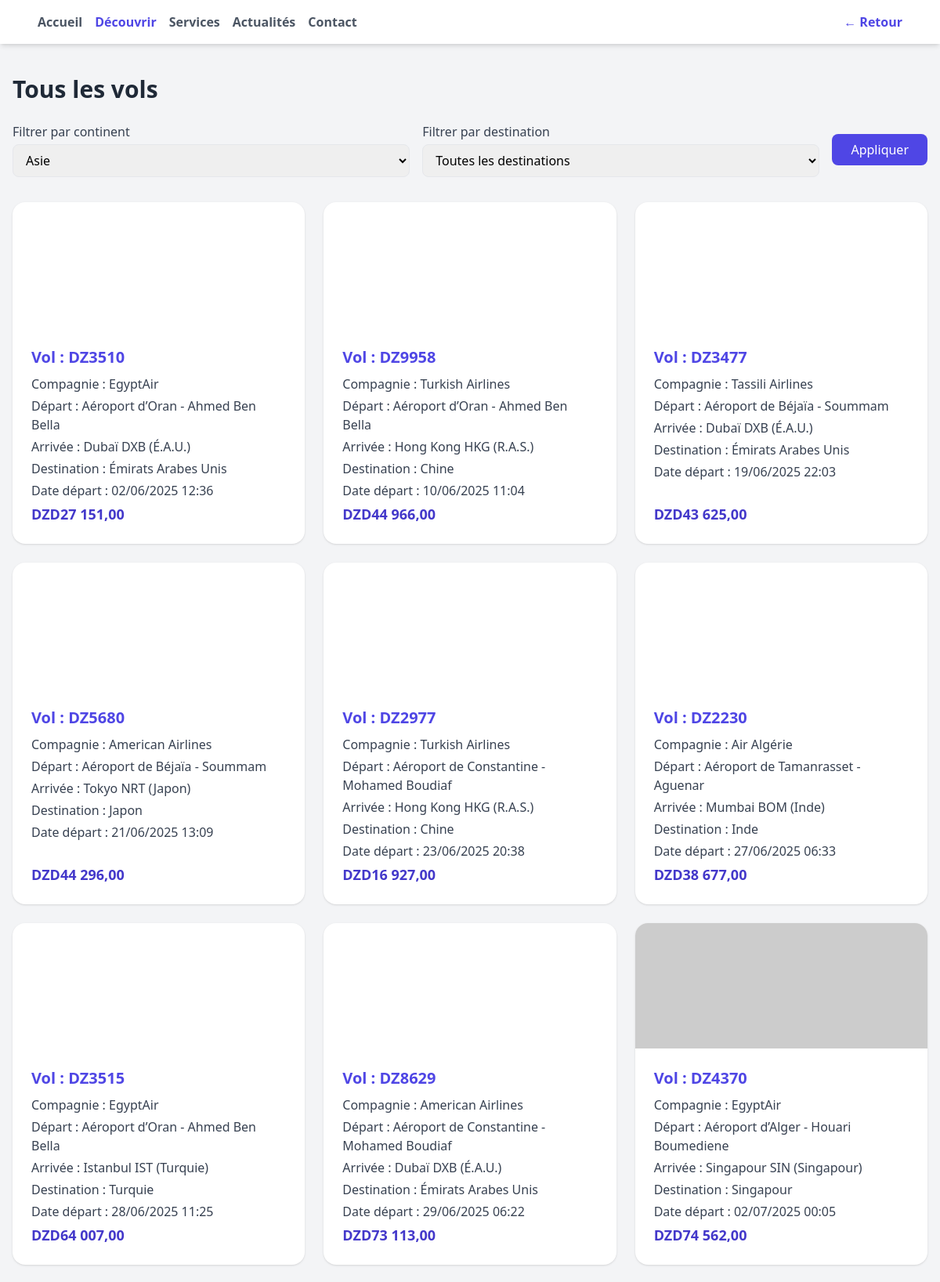
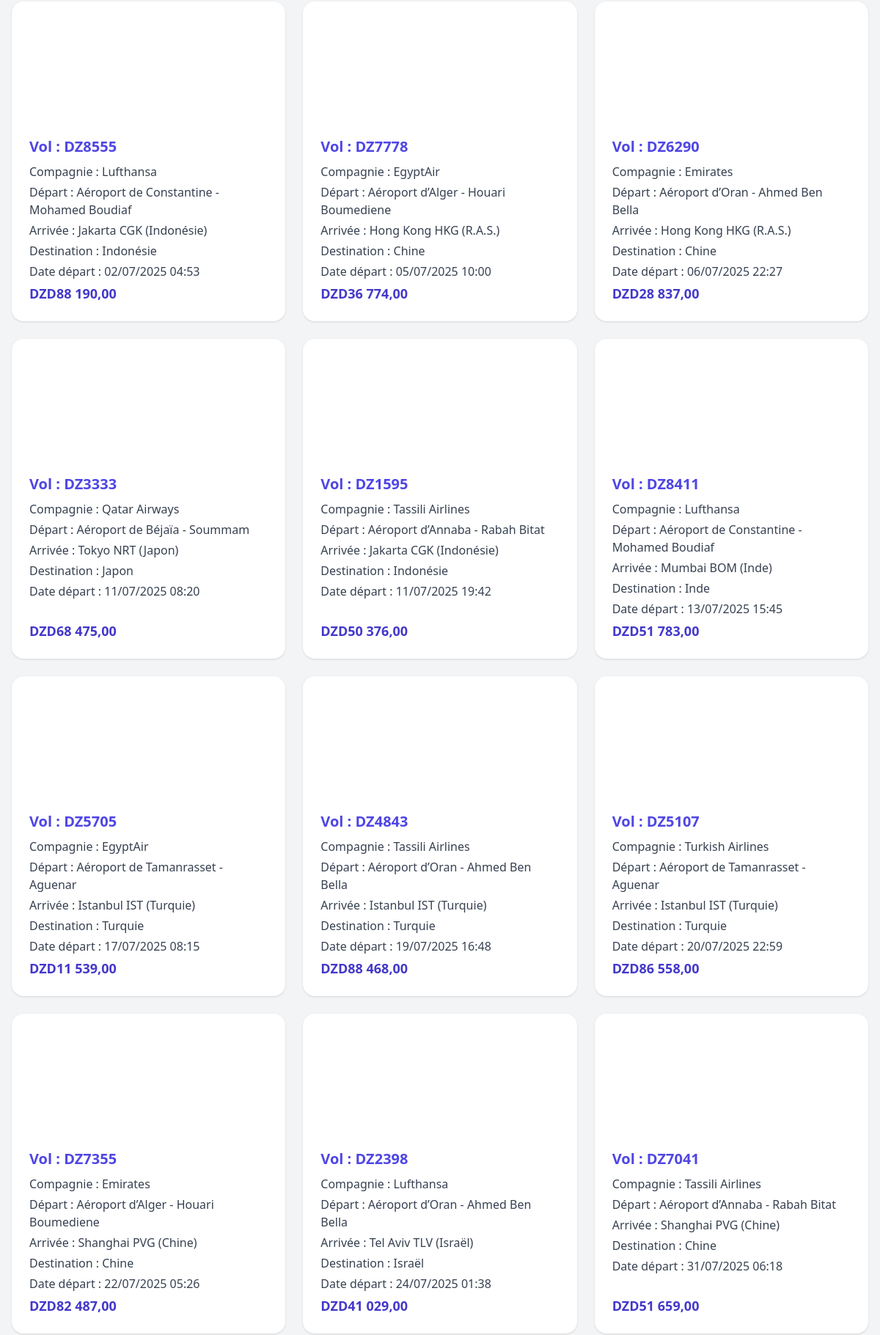
The app's page /pages/Discover.php?continent=Asie (signed in, upper part) with its own data (2 pictures, top to bottom).
### tables this page shows
CREATE TABLE IF NOT EXISTS `vol` (
  `id` int UNSIGNED NOT NULL AUTO_INCREMENT,
  `numero_vol` varchar(20) NOT NULL,
  `compagnie_aerienne` varchar(60) DEFAULT NULL,
  `aeroport_depart` varchar(80) DEFAULT NULL,
  `aeroport_arrivee` varchar(80) DEFAULT NULL,
  `destination` varchar(255) DEFAULT NULL,
  `continent` varchar(100) DEFAULT NULL,
  `date_depart` datetime NOT NULL,
  `date_arrivee` datetime NOT NULL,
  `type_vol` varchar(40) DEFAULT NULL,
  `prix` decimal(10,2) NOT NULL DEFAULT '0.00',
  `places_disponibles` int UNSIGNED NOT NULL DEFAULT '0',
  PRIMARY KEY (`id`),
  UNIQUE KEY `numero_vol` (`numero_vol`)
);

### pages/Discover.php (the view, shortened to what this page needs)
<?php
$db = new Database('localhost', 'root', '', 'pfe');
$conn = $db->getConnection();
$continentFilter   = $_GET['continent'] ?? '';
$continents = $conn->query("SELECT DISTINCT continent FROM vol ORDER BY continent")->fetch_all(MYSQLI_ASSOC);
$sql    = "SELECT * FROM vol WHERE 1";
$params = [];
$types  = '';
if ($continentFilter) {
    $sql       .= " AND continent = ?";
    $params[]  = $continentFilter;
    $types    .= 's';
}
$sql .= " ORDER BY date_depart ASC";
$stmt = $conn->prepare($sql);
if ($params) {
    $stmt->bind_param($types, ...$params);
}
$stmt->execute();
$flights = $stmt->get_result()->fetch_all(MYSQLI_ASSOC);
?>
<!DOCTYPE html>
<html lang="fr">
<head>
  <script src="https://cdn.tailwindcss.com"></script>
</head>
<body class="bg-gray-100 min-h-screen">
  <nav class="fixed top-0 left-0 right-0 bg-white backdrop-blur-md shadow-md z-50">
    <div class="max-w-7xl mx-auto px-6 md:px-12 py-4 flex justify-between items-center">
      <div class="flex items-center gap-4">
        <a href="welcome.php" class="text-gray-600 hover:text-gray-900 font-semibold">Accueil</a>
        <a href="Discover.php" class="text-indigo-600 font-bold">Découvrir</a>
        <a href="Services.php" class="text-gray-600 hover:text-gray-900 font-semibold">Services</a>
        <a href="Actualites.php" class="text-gray-600 hover:text-gray-900 font-semibold">Actualités</a>
        <a href="Contact.php" class="text-gray-600 hover:text-gray-900 font-semibold">Contact</a>
      </div>
      <a href="welcome.php" class="text-indigo-600 font-bold hover:text-indigo-800">&larr; Retour</a>
    </div>
  </nav>
  <main class="pt-24 max-w-7xl mx-auto px-4 py-8">
    <h1 class="text-3xl font-semibold text-gray-800 mb-6">Tous les vols</h1>
    <form method="GET" class="mb-8 flex flex-wrap gap-4 items-center">
      <div class="flex-1 min-w-[200px]">
        <label class="block text-gray-700 mb-1">Filtrer par continent</label>
        <select name="continent" class="w-full border rounded-lg px-3 py-2">
          <?php foreach ($continents as $c): ?>
            <option value="<?= htmlspecialchars($c['continent']) ?>" <?= $c['continent'] === $continentFilter ? 'selected' : '' ?> >
              <?= htmlspecialchars($c['continent']) ?>
            </option>
          <?php endforeach; ?>
        </select>
      </div>
      <div class="flex-1 min-w-[200px]">
        <label class="block text-gray-700 mb-1">Filtrer par destination</label>
        <select name="destination" class="w-full border rounded-lg px-3 py-2">
          <option value="">Toutes les destinations</option>
        </select>
      </div>
      <button type="submit" class="bg-indigo-600 text-white px-6 py-2 rounded-lg hover:bg-indigo-700 transition">Appliquer</button>
    </form>
    <?php if (empty($flights)): ?>
      <div class="text-center py-20">
        <p class="text-gray-500 text-lg">Aucun vol disponible pour ces critères.</p>
      </div>
    <?php else: ?>
      <div class="grid gap-6 md:grid-cols-2 lg:grid-cols-3">
        <?php foreach ($flights as $flight): ?>
          <?php
            $dest = ucfirst(strtolower($flight['destination']));
            $imgPath = $imageMap[$dest] ?? 'https://via.placeholder.com/400x300?text=' . urlencode($dest);
          ?>
          <div class="bg-white rounded-2xl overflow-hidden shadow hover:shadow-lg transition flex flex-col">
            <div class="h-40 bg-cover bg-center" style="background-image: url('<?= $imgPath ?>')"></div>
            <div class="p-6 flex flex-col flex-1">
              <h2 class="text-xl font-bold text-indigo-600 mb-2">Vol : <?= htmlspecialchars($flight['numero_vol']) ?></h2>
              <p class="text-gray-700 mb-1"><span class="font-medium">Compagnie :</span> <?= htmlspecialchars($flight['compagnie_aerienne']) ?></p>
              <p class="text-gray-700 mb-1"><span class="font-medium">Départ :</span> <?= htmlspecialchars($flight['aeroport_depart']) ?></p>
              <p class="text-gray-700 mb-1"><span class="font-medium">Arrivée :</span> <?= htmlspecialchars($flight['aeroport_arrivee']) ?></p>
              <p class="text-gray-700 mb-1"><span class="font-medium">Destination :</span> <?= htmlspecialchars($flight['destination']) ?></p>
              <p class="text-gray-700 mb-1"><span class="font-medium">Date départ :</span> <?= date('d/m/Y H:i', strtotime($flight['date_depart'])) ?></p>
              <div class="mt-auto">
                <p class="text-indigo-700 text-lg font-semibold">DZD<?= number_format($flight['prix'], 2, ',', ' ') ?></p>
              </div>
            </div>
          </div>
        <?php endforeach; ?>
      </div>
    <?php endif; ?>
  </main>
</body>
</html>

### records on screen
vol: numero_vol "DZ3510", compagnie_aerienne "EgyptAir", aeroport_depart "Aéroport d’Oran - Ahmed Ben Bella", aeroport_arrivee "Dubaï DXB (É.A.U.)", destination "Émirats Arabes Unis", date_depart "02/06/2025 12:36", prix "27 151,00"
vol: numero_vol "DZ9958", compagnie_aerienne "Turkish Airlines", aeroport_depart "Aéroport d’Oran - Ahmed Ben Bella", aeroport_arrivee "Hong Kong HKG (R.A.S.)", destination "Chine", date_depart "10/06/2025 11:04", prix "44 966,00"
vol: numero_vol "DZ3477", compagnie_aerienne "Tassili Airlines", aeroport_depart "Aéroport de Béjaïa - Soummam", aeroport_arrivee "Dubaï DXB (É.A.U.)", destination "Émirats Arabes Unis", date_depart "19/06/2025 22:03", prix "43 625,00"
vol: numero_vol "DZ5680", compagnie_aerienne "American Airlines", aeroport_depart "Aéroport de Béjaïa - Soummam", aeroport_arrivee "Tokyo NRT (Japon)", destination "Japon", date_depart "21/06/2025 13:09", prix "44 296,00"
vol: numero_vol "DZ2977", compagnie_aerienne "Turkish Airlines", aeroport_depart "Aéroport de Constantine - Mohamed Boudiaf", aeroport_arrivee "Hong Kong HKG (R.A.S.)", destination "Chine", date_depart "23/06/2025 20:38", prix "16 927,00"
vol: numero_vol "DZ2230", compagnie_aerienne "Air Algérie", aeroport_depart "Aéroport de Tamanrasset - Aguenar", aeroport_arrivee "Mumbai BOM (Inde)", destination "Inde", date_depart "27/06/2025 06:33", prix "38 677,00"
vol: numero_vol "DZ3515", compagnie_aerienne "EgyptAir", aeroport_depart "Aéroport d’Oran - Ahmed Ben Bella", aeroport_arrivee "Istanbul IST (Turquie)", destination "Turquie", date_depart "28/06/2025 11:25", prix "64 007,00"
vol: numero_vol "DZ8629", compagnie_aerienne "American Airlines", aeroport_depart "Aéroport de Constantine - Mohamed Boudiaf", aeroport_arrivee "Dubaï DXB (É.A.U.)", destination "Émirats Arabes Unis", date_depart "29/06/2025 06:22", prix "73 113,00"
vol: numero_vol "DZ4370", compagnie_aerienne "EgyptAir", aeroport_depart "Aéroport d’Alger - Houari Boumediene", aeroport_arrivee "Singapour SIN (Singapour)", destination "Singapour", date_depart "02/07/2025 00:05", prix "74 562,00"
vol: numero_vol "DZ8555", compagnie_aerienne "Lufthansa", aeroport_depart "Aéroport de Constantine - Mohamed Boudiaf", aeroport_arrivee "Jakarta CGK (Indonésie)", destination "Indonésie", date_depart "02/07/2025 04:53", prix "88 190,00"
vol: numero_vol "DZ7778", compagnie_aerienne "EgyptAir", aeroport_depart "Aéroport d’Alger - Houari Boumediene", aeroport_arrivee "Hong Kong HKG (R.A.S.)", destination "Chine", date_depart "05/07/2025 10:00", prix "36 774,00"
vol: numero_vol "DZ6290", compagnie_aerienne "Emirates", aeroport_depart "Aéroport d’Oran - Ahmed Ben Bella", aeroport_arrivee "Hong Kong HKG (R.A.S.)", destination "Chine", date_depart "06/07/2025 22:27", prix "28 837,00"
vol: numero_vol "DZ3333", compagnie_aerienne "Qatar Airways", aeroport_depart "Aéroport de Béjaïa - Soummam", aeroport_arrivee "Tokyo NRT (Japon)", destination "Japon", date_depart "11/07/2025 08:20", prix "68 475,00"
vol: numero_vol "DZ1595", compagnie_aerienne "Tassili Airlines", aeroport_depart "Aéroport d’Annaba - Rabah Bitat", aeroport_arrivee "Jakarta CGK (Indonésie)", destination "Indonésie", date_depart "11/07/2025 19:42", prix "50 376,00"
vol: numero_vol "DZ8411", compagnie_aerienne "Lufthansa", aeroport_depart "Aéroport de Constantine - Mohamed Boudiaf", aeroport_arrivee "Mumbai BOM (Inde)", destination "Inde", date_depart "13/07/2025 15:45", prix "51 783,00"
vol: numero_vol "DZ5705", compagnie_aerienne "EgyptAir", aeroport_depart "Aéroport de Tamanrasset - Aguenar", aeroport_arrivee "Istanbul IST (Turquie)", destination "Turquie", date_depart "17/07/2025 08:15", prix "11 539,00"
vol: numero_vol "DZ4843", compagnie_aerienne "Tassili Airlines", aeroport_depart "Aéroport d’Oran - Ahmed Ben Bella", aeroport_arrivee "Istanbul IST (Turquie)", destination "Turquie", date_depart "19/07/2025 16:48", prix "88 468,00"
vol: numero_vol "DZ5107", compagnie_aerienne "Turkish Airlines", aeroport_depart "Aéroport de Tamanrasset - Aguenar", aeroport_arrivee "Istanbul IST (Turquie)", destination "Turquie", date_depart "20/07/2025 22:59", prix "86 558,00"
vol: numero_vol "DZ7355", compagnie_aerienne "Emirates", aeroport_depart "Aéroport d’Alger - Houari Boumediene", aeroport_arrivee "Shanghai PVG (Chine)", destination "Chine", date_depart "22/07/2025 05:26", prix "82 487,00"
vol: numero_vol "DZ2398", compagnie_aerienne "Lufthansa", aeroport_depart "Aéroport d’Oran - Ahmed Ben Bella", aeroport_arrivee "Tel Aviv TLV (Israël)", destination "Israël", date_depart "24/07/2025 01:38", prix "41 029,00"
vol: numero_vol "DZ7041", compagnie_aerienne "Tassili Airlines", aeroport_depart "Aéroport d’Annaba - Rabah Bitat", aeroport_arrivee "Shanghai PVG (Chine)", destination "Chine", date_depart "31/07/2025 06:18", prix "51 659,00"

### other values on screen
form field continent "Asie"
